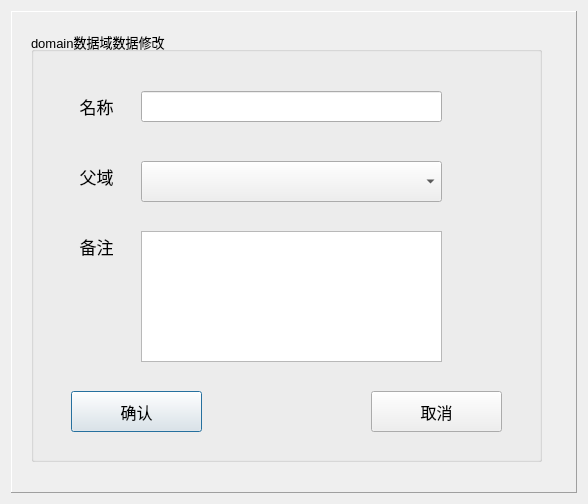
<?xml version="1.0" encoding="UTF-8"?>
<ui version="4.0">
 <class>TDialogDomainData</class>
 <widget class="QDialog" name="TDialogDomainData">
  <property name="geometry">
   <rect>
    <x>0</x>
    <y>0</y>
    <width>588</width>
    <height>504</height>
   </rect>
  </property>
  <property name="windowTitle">
   <string>数据添加</string>
  </property>
  <layout class="QGridLayout" name="gridLayout">
   <item row="0" column="0">
    <widget class="QFrame" name="frame">
     <property name="frameShape">
      <enum>QFrame::Panel</enum>
     </property>
     <property name="frameShadow">
      <enum>QFrame::Raised</enum>
     </property>
     <widget class="QGroupBox" name="groupBox">
      <property name="geometry">
       <rect>
        <x>20</x>
        <y>20</y>
        <width>511</width>
        <height>431</height>
       </rect>
      </property>
      <property name="font">
       <font>
        <pointsize>10</pointsize>
       </font>
      </property>
      <property name="title">
       <string>domain数据域数据修改</string>
      </property>
      <widget class="QLabel" name="label">
       <property name="geometry">
        <rect>
         <x>30</x>
         <y>60</y>
         <width>71</width>
         <height>31</height>
        </rect>
       </property>
       <property name="font">
        <font>
         <pointsize>13</pointsize>
         <bold>false</bold>
        </font>
       </property>
       <property name="text">
        <string>名称</string>
       </property>
       <property name="alignment">
        <set>Qt::AlignCenter</set>
       </property>
      </widget>
      <widget class="QLabel" name="label_2">
       <property name="geometry">
        <rect>
         <x>30</x>
         <y>200</y>
         <width>71</width>
         <height>31</height>
        </rect>
       </property>
       <property name="font">
        <font>
         <pointsize>13</pointsize>
         <bold>false</bold>
        </font>
       </property>
       <property name="text">
        <string>备注</string>
       </property>
       <property name="alignment">
        <set>Qt::AlignCenter</set>
       </property>
      </widget>
      <widget class="QLineEdit" name="lineEdit">
       <property name="geometry">
        <rect>
         <x>110</x>
         <y>60</y>
         <width>301</width>
         <height>31</height>
        </rect>
       </property>
      </widget>
      <widget class="QPlainTextEdit" name="plainTextEdit">
       <property name="geometry">
        <rect>
         <x>110</x>
         <y>200</y>
         <width>301</width>
         <height>131</height>
        </rect>
       </property>
      </widget>
      <widget class="QPushButton" name="pushButton">
       <property name="geometry">
        <rect>
         <x>40</x>
         <y>360</y>
         <width>131</width>
         <height>41</height>
        </rect>
       </property>
       <property name="font">
        <font>
         <pointsize>12</pointsize>
        </font>
       </property>
       <property name="text">
        <string>确认</string>
       </property>
      </widget>
      <widget class="QPushButton" name="pushButton_2">
       <property name="geometry">
        <rect>
         <x>340</x>
         <y>360</y>
         <width>131</width>
         <height>41</height>
        </rect>
       </property>
       <property name="font">
        <font>
         <pointsize>12</pointsize>
        </font>
       </property>
       <property name="text">
        <string>取消</string>
       </property>
      </widget>
      <widget class="QLabel" name="label_3">
       <property name="geometry">
        <rect>
         <x>30</x>
         <y>130</y>
         <width>71</width>
         <height>31</height>
        </rect>
       </property>
       <property name="font">
        <font>
         <pointsize>13</pointsize>
         <bold>false</bold>
        </font>
       </property>
       <property name="text">
        <string>父域</string>
       </property>
       <property name="alignment">
        <set>Qt::AlignCenter</set>
       </property>
      </widget>
      <widget class="QComboBox" name="comboBox_super">
       <property name="geometry">
        <rect>
         <x>110</x>
         <y>130</y>
         <width>301</width>
         <height>41</height>
        </rect>
       </property>
      </widget>
     </widget>
    </widget>
   </item>
  </layout>
 </widget>
 <resources/>
 <connections>
  <connection>
   <sender>pushButton</sender>
   <signal>clicked()</signal>
   <receiver>TDialogDomainData</receiver>
   <slot>accept()</slot>
   <hints>
    <hint type="sourcelabel">
     <x>134</x>
     <y>409</y>
    </hint>
    <hint type="destinationlabel">
     <x>293</x>
     <y>251</y>
    </hint>
   </hints>
  </connection>
  <connection>
   <sender>pushButton_2</sender>
   <signal>clicked()</signal>
   <receiver>TDialogDomainData</receiver>
   <slot>reject()</slot>
   <hints>
    <hint type="sourcelabel">
     <x>434</x>
     <y>409</y>
    </hint>
    <hint type="destinationlabel">
     <x>293</x>
     <y>251</y>
    </hint>
   </hints>
  </connection>
 </connections>
</ui>
